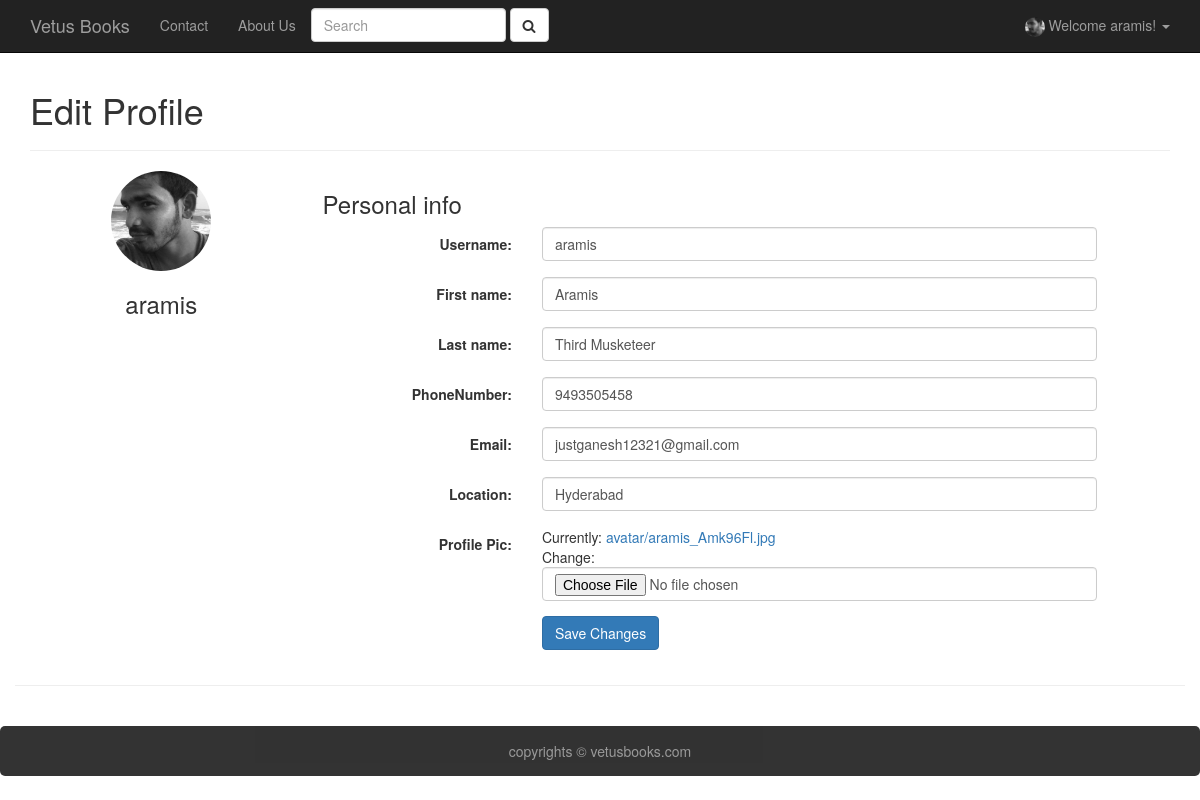
The page /profile/ (signed in) on the database its author committed.
### vetusbooks/models.py (models this page shows)
class User(AbstractUser):
	phone = models.CharField(max_length=10, unique=True, validators=[validate_phone], blank=False)
	location = models.CharField(max_length = 30, blank=True)
	birth_date = models.DateField(null=True, blank=True)
	avatar = models.ImageField(upload_to = 'avatar', default = 'avatar/avatar.jpg')

### vetusbooks/views.py (the view)
# urls.py: url(r'^profile/$', views.user_profile, name='view_profile'),
def user_profile(request):
	context = {
			"title": "Profile",
	}
	if(not request.user.is_authenticated()):
		return HttpResponseRedirect("/")
	if request.method == "POST":
		profile_form = UserProfileForm(request.POST, request.FILES, instance = request.user)
		if profile_form.is_valid():
			new_user = profile_form.save()
			context["alert_message"] = "Profile Updated Successfully!"
			context["profile_form"] = profile_form
			return render(request, "registration/user_profile.html", context)
	else:
		profile_form = UserProfileForm(instance=request.user)
	context["profile_form"] = profile_form
	return render(request, 'registration/user_profile.html', context)

### vetusbooks/forms.py (shortened to what this page needs)
class UserProfileForm(forms.ModelForm):
    def __init__(self, *args, **kwargs):
        super(UserProfileForm, self).__init__(*args, **kwargs)
        for field in iter(self.fields):
            self.fields[field].widget.attrs.update({
            'class': 'form-control'
            })
    class Meta:
        model = User
        fields = {
            'username', 'email', 'first_name', 'last_name','phone', 'avatar', 'location'
        }

### vetusbooks/templates/registration/user_profile.html (shortened to what this page needs)
{% extends "base.html" %}
{% block content %}
<div class="container">
    <h1>Edit Profile</h1>
  	<hr>
	<div class="row">
      <div class="col-md-3">
        <div class="text-center">
          <img src="{{ request.user.avatar.url }}" class="avatar img-circle" alt="avatar" width="100px">
          <h3>{{ request.user.username }}</h3>
        </div>
      </div>
      <div class="col-md-9 personal-info">
        <h3>Personal info</h3>
        <form method="POST" class="form-horizontal" enctype="multipart/form-data" role="form">{% csrf_token %}
          <div class="fieldWrapper form-group">
            <label class="col-lg-3 control-label" for="{{ profile_form.username.id_for_label }}">Username:</label>
            <div class="col-lg-8">
              {{ profile_form.username }}
            </div>
            <div class="col-lg-8">
            </div>
          </div>
          <div class="fieldWrapper">
          <div class="form-group">
            <label class="col-lg-3 control-label">First name:</label>
            <div class="col-lg-8">
              {{ profile_form.first_name }}
            </div>
            <div class="col-lg-8">
            </div>
          </div>
          <div class="form-group">
            <label class="col-lg-3 control-label">Last name:</label>
            <div class="col-lg-8">
              {{ profile_form.last_name }}
            </div>
            <div class="col-lg-8">
            </div>
          </div>
        </div>
        <div class="fieldWrapper">
          <div class="form-group">
            <label class="col-md-3 control-label">PhoneNumber:</label>
            <div class="col-md-8">
              {{ profile_form.phone}}
            </div>
            <div class="col-lg-8">
          </div>
          </div>
        </div>
        <div class="fieldWrapper">
          <div class="form-group">
            <label class="col-md-3 control-label">Email:</label>
            <div class="col-md-8">
              {{ profile_form.email}}
            </div>
            <div class="col-lg-8">
          </div>
          </div>
        </div>
        <div class="fieldWrapper">
          <div class="form-group">
            <label class="col-md-3 control-label">Location:</label>
            <div class="col-md-8">
              {{ profile_form.location}}
            </div>
            <div class="col-lg-8">
          </div>
          </div>
        </div>
        <div class="fieldWrapper">
          <div class="form-group">
            <label class="col-md-3 control-label">Profile Pic:</label>
            <div class="col-md-8">
              {{ profile_form.avatar}}
            </div>
          </div>
        </div>
          <div class="form-group">
            <label class="col-md-3 control-label"></label>
            <div class="col-md-8">
              <input type="Submit" class="btn btn-primary" value="Save Changes">
            </div>
          </div>
        </form>
      </div>
  </div>
</div>
<hr>
{% endblock content %}

### templates/base.html (shortened to what this page needs)
{% load static %}
<!DOCTYPE html>
<html lang="en">
<head>
    <link href="{% static 'css/base.css' %}" rel="stylesheet">
    <link href="{% static 'css/bootstrap.min.css' %}" rel="stylesheet">
    <link href="http://maxcdn.bootstrapcdn.com/font-awesome/4.2.0/css/font-awesome.min.css" rel="stylesheet">
</head>
<body>
    <nav class="navbar navbar-inverse navbar-fixed-top" role="navigation">
        <div class="container">
            <div class="navbar-header">
                <a class="navbar-brand main-title" href="/">Vetus Books</a>
            </div>
            <div class="collapse navbar-collapse" id="bs-example-navbar-collapse-1">
                <ul class ='nav navbar-nav'>
                    <li>
                        <li class="navbar-right"><a href="/about">About Us</a></li>
                    </li>
                    <li>
                        <li class="navbar-right"><a href="/contact">Contact</a></li>
                    </li>
                </ul>
                <ul class="nav navbar-nav">
                    <li>
                    <form method="GET" action="/search" class="navbar-form" role="search">
                    <input type="text" class="form-control" placeholder="Search" name="srch-book" id="srch-term">
                    <button class="btn btn-default" type="submit"><i class="fa fa-search"></i></button>
                    </form>
                    </li>
                </ul>
                <ul class ='nav navbar-nav navbar-right'>
                {% if request.user.is_authenticated %}
                    <li class="dropdown">
                    <a href="#" class="dropdown-toggle" data-toggle="dropdown">
                    <img src="{{ request.user.avatar.url }}" class="profile-image img-circle" width="20px" height="20px"> Welcome {{ request.user.username }}! <b class="caret"></b></a>
                    </li>
                </ul>
                {% endif %}
            </div>
            </div>
    </nav>
    <div class="container-fluid">
        {% block content %}
        {% endblock content %}
    </div>
    <footer class="footer navbar-bottom">
        <p style = "background-color: black; border-radius: 5px; color: gray; text-align: center; padding: 15px; margin-top: 20px; width: 100%; opacity: 0.8; bottom: 0;">copyrights &copy; vetusbooks.com</p>
    </footer>
</body>
</html>

### static/css/base.css (style rules this page uses)
.btn-primary { color: #fff; background-color: #056d6e; border-color: #056d6e; }
hr { -moz-border-bottom-colors: none; -moz-border-image: none; -moz-border-left-colors: none; -moz-border-right-colors: none; -moz-border-top-colors: none; border-color: #EEEEEE -moz-use-text-color #FFFFFF; border-style: solid none; border-width: 1px 0; margin: 18px 0; }

### rows shown on the page
User: user.avatar (picture), user.username "aramis", username "aramis", first_name "Aramis", last_name "Third Musketeer", phone "9493505458", email "justganesh12321@gmail.com", location "Hyderabad"
